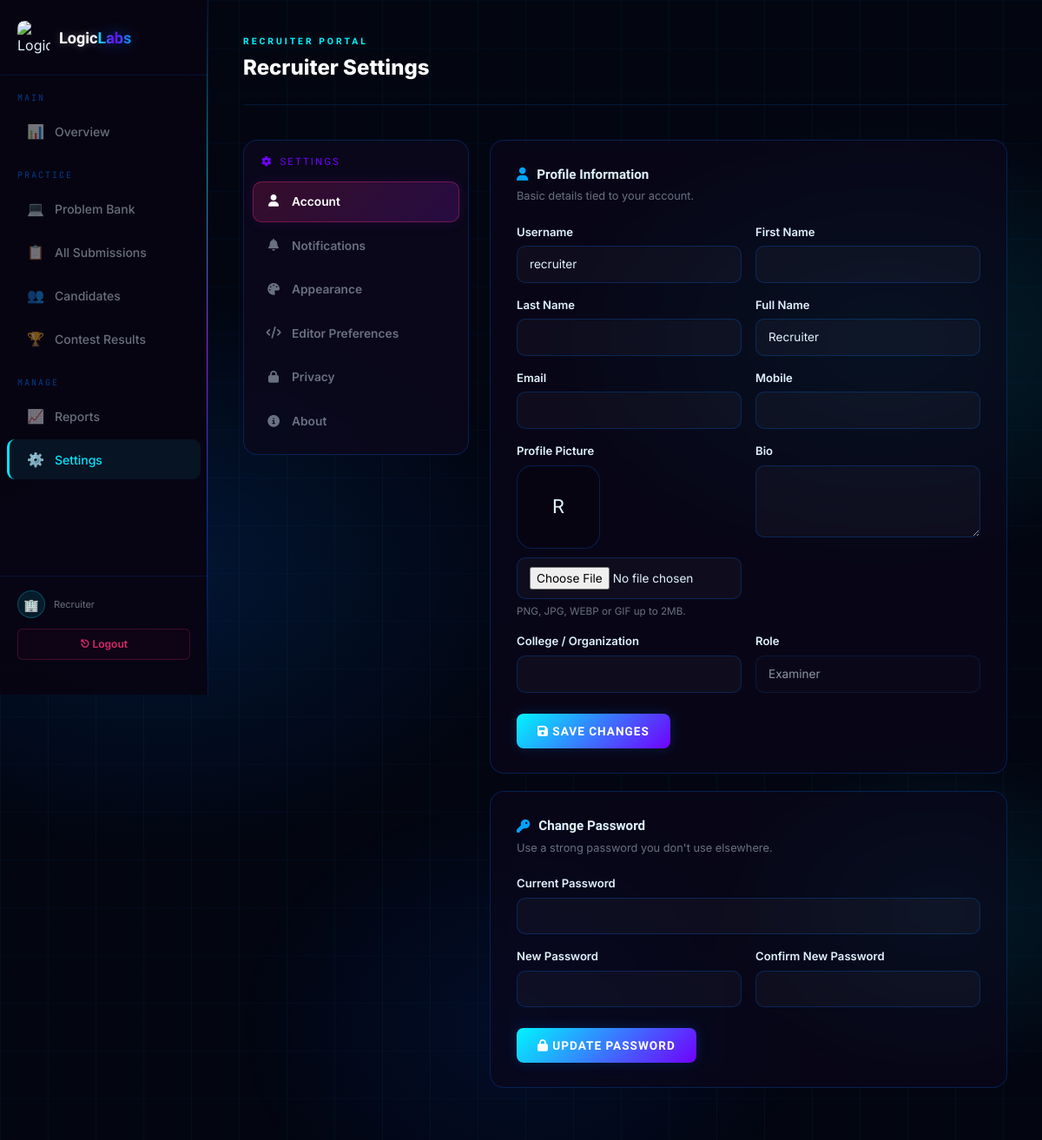
The app's page /recruiter/settings/ (signed in) with its own data.
### accounts/models.py (models this page shows, shortened)
class User(AbstractUser):
    ROLE_CHOICES = (
        ('candidate', 'Candidate'),
        ('examiner', 'Examiner'),
        ('admin', 'Admin'),
    )
    full_name = models.CharField(max_length=150, blank=True)
    role = models.CharField(max_length=20, choices=ROLE_CHOICES, default='candidate')
    mobile = models.CharField(max_length=15, blank=True, null=True)
    profile_picture = models.ImageField(upload_to='profiles/', blank=True, null=True)
    bio = models.TextField(blank=True)
    organization = models.CharField(max_length=200, blank=True)
    created_at = models.DateTimeField(auto_now_add=True)
    updated_at = models.DateTimeField(auto_now=True)

### accounts/views.py (the view, shortened to what this page needs)
# urls.py: path('settings/',                 views.settings_view, name='settings'),
@login_required(login_url='/accounts/login/')
def settings_view(request):
    user = request.user
    user_settings, _ = UserSettings.objects.get_or_create(user=user)
    active_tab = request.GET.get('tab', 'account')
    selected_default_language = user_settings.default_language or UserSettings._meta.get_field('default_language').get_default()
    editor_form = EditorPreferencesForm(instance=user_settings)
    notifications_form = NotificationsSettingsForm(instance=user_settings)
    appearance_form = AppearanceSettingsForm(instance=user_settings)
    privacy_form = PrivacySettingsForm(instance=user_settings)
    template_name = 'recruiter/settings.html' if request.path.startswith('/recruiter/') else 'accounts/settings.html'
    return render(request, template_name, {
        'user_settings': user_settings,
        'active_tab': active_tab,
        'password_form': SettingsPasswordChangeForm(user),
        'editor_form': editor_form,
        'notifications_form': notifications_form,
        'appearance_form': appearance_form,
        'privacy_form': privacy_form,
        'selected_default_language': selected_default_language,
    })

### accounts/forms.py (shortened to what this page needs)
class SettingsPasswordChangeForm(forms.Form):
    current_password = forms.CharField(widget=forms.PasswordInput(attrs={
        'class': 'form-control', 'placeholder': 'Enter current password'
    }))
    new_password = forms.CharField(widget=forms.PasswordInput(attrs={
        'class': 'form-control', 'placeholder': 'Enter new password'
    }))
    confirm_password = forms.CharField(widget=forms.PasswordInput(attrs={
        'class': 'form-control', 'placeholder': 'Confirm new password'
    }))
    def __init__(self, user, *args, **kwargs):
        self.user = user
        super().__init__(*args, **kwargs)

class EditorPreferencesForm(forms.ModelForm):
    class Meta:
        model = UserSettings
        fields = [
            'default_language', 'font_size', 'show_line_numbers',
            'word_wrap', 'auto_complete', 'auto_save',
        ]
        widgets = {
            'default_language': forms.Select(attrs={'class': 'settings-form-control'}),
            'font_size': forms.NumberInput(attrs={'class': 'settings-form-control'}),
            'show_line_numbers': forms.CheckboxInput(),
            'word_wrap': forms.CheckboxInput(),
            'auto_complete': forms.CheckboxInput(),
            'auto_save': forms.CheckboxInput(),
        }

### accounts/context_processors.py (called while the page is built)
def theme(request):
    active_theme = 'dark'
    user = getattr(request, 'user', None)
    if user is not None and user.is_authenticated:
        settings_obj = getattr(user, 'settings', None)
        if settings_obj is not None:
            active_theme = settings_obj.theme
    return {'active_theme': active_theme}

### templates/recruiter/settings.html (shortened to what this page needs)
<!DOCTYPE html>
<html lang="en">
<head>
    <link href="https://cdn.jsdelivr.net/npm/bootstrap@5.3.0/dist/css/bootstrap.min.css" rel="stylesheet">
    <link href="https://cdnjs.cloudflare.com/ajax/libs/font-awesome/6.4.0/css/all.min.css" rel="stylesheet">
</head>
<body>
<div class="bg-layer"></div>
{% include 'recruiter/sidebar.html' with active_page='settings' %}
<div class="main">
    <div class="topbar d-flex flex-wrap justify-content-between align-items-center gap-3">
        <div class="d-flex align-items-center">
            <div>
                <div class="page-title">RECRUITER PORTAL</div>
                <div class="page-heading">Recruiter Settings</div>
            </div>
        </div>
    </div>
    {% include 'accounts/settings_panels.html' %}
</div>
</body>
</html>

### templates/accounts/settings_panels.html (shortened to what this page needs)
<div class="settings-wrap">
  <div class="card-glass settings-menu anim-in">
    <div class="settings-menu-title"><i class="fas fa-gear"></i> SETTINGS</div>
    <a class="settings-tab {% if active_tab == 'account' %}active{% endif %}" data-tab="account">
      <i class="fas fa-user"></i> Account
    </a>
    <a class="settings-tab {% if active_tab == 'notifications' %}active{% endif %}" data-tab="notifications">
      <i class="fas fa-bell"></i> Notifications
    </a>
    <a class="settings-tab {% if active_tab == 'appearance' %}active{% endif %}" data-tab="appearance">
      <i class="fas fa-palette"></i> Appearance
    </a>
    <a class="settings-tab {% if active_tab == 'editor' %}active{% endif %}" data-tab="editor">
      <i class="fas fa-code"></i> Editor Preferences
    </a>
    <a class="settings-tab {% if active_tab == 'privacy' %}active{% endif %}" data-tab="privacy">
      <i class="fas fa-lock"></i> Privacy
    </a>
    <a class="settings-tab {% if active_tab == 'about' %}active{% endif %}" data-tab="about">
      <i class="fas fa-circle-info"></i> About
    </a>
  </div>
  <div>
    <div class="settings-panel {% if active_tab == 'account' %}active{% endif %}" id="panel-account">
      <div class="card-glass settings-card anim-in">
        <div class="settings-card-title"><i class="fas fa-user"></i> Profile Information</div>
        <div class="settings-card-sub">Basic details tied to your account.</div>
        <form method="post" enctype="multipart/form-data" id="profileForm">
          <div class="row g-3">
            <div class="col-md-6">
              <label class="settings-field-label">Username</label>
              <input class="settings-form-control" name="username" value="{{ user.username }}" required>
            </div>
            <div class="col-md-6">
              <label class="settings-field-label">First Name</label>
              <input class="settings-form-control" name="first_name" value="{{ user.first_name }}">
            </div>
            <div class="col-md-6">
              <label class="settings-field-label">Last Name</label>
              <input class="settings-form-control" name="last_name" value="{{ user.last_name }}">
            </div>
            <div class="col-md-6">
              <label class="settings-field-label">Full Name</label>
              <input class="settings-form-control" name="full_name" value="{{ user.full_name }}">
            </div>
            <div class="col-md-6">
              <label class="settings-field-label">Email</label>
              <input class="settings-form-control" type="email" name="email" value="{{ user.email }}">
            </div>
            <div class="col-md-6">
              <label class="settings-field-label">Mobile</label>
              <input class="settings-form-control" name="mobile" value="{{ user.mobile|default:'' }}">
            </div>
            <div class="col-md-6">
              <label class="settings-field-label">Profile Picture</label>
              <div class="settings-preview" id="profilePreview">
                {% if user.profile_picture %}
                <img src="{{ user.profile_picture.url }}" alt="Current profile picture">
                {% else %}
                {{ user.username|slice:":1"|upper }}
                {% endif %}
              </div>
              <input class="settings-form-control" type="file" name="profile_picture" id="profilePictureInput" accept="image/*">
              <div class="settings-inline-note">PNG, JPG, WEBP or GIF up to 2MB.</div>
            </div>
            <div class="col-md-6">
              <label class="settings-field-label">Bio</label>
              <textarea class="settings-form-control" name="bio" rows="3">{{ user.bio }}</textarea>
            </div>
            <div class="col-md-6">
              <label class="settings-field-label">College / Organization</label>
              <input class="settings-form-control" name="organization" value="{{ user.organization }}">
            </div>
            <div class="col-md-6">
              <label class="settings-field-label">Role</label>
              <input class="settings-form-control" value="{{ user.get_role_display }}" disabled>
            </div>
          </div>
          <button class="btn-gradient settings-save-btn mt-4" type="submit" id="profileSaveBtn">
            <i class="fas fa-floppy-disk"></i> <span class="btn-label">Save Changes</span>
          </button>
        </form>
      </div>
      <div class="card-glass settings-card anim-in">
        <div class="settings-card-title"><i class="fas fa-key"></i> Change Password</div>
        <div class="settings-card-sub">Use a strong password you don't use elsewhere.</div>
        <form method="post" id="passwordForm">
          <div class="row g-3">
            <div class="col-md-12">
              <label class="settings-field-label">Current Password</label>
              <input class="settings-form-control" type="password" name="current_password" required>
            </div>
            <div class="col-md-6">
              <label class="settings-field-label">New Password</label>
              <input class="settings-form-control" type="password" name="new_password" required>
            </div>
            <div class="col-md-6">
              <label class="settings-field-label">Confirm New Password</label>
              <input class="settings-form-control" type="password" name="confirm_password" required>
            </div>
          </div>
          <button class="btn-gradient settings-save-btn mt-4" type="submit" id="passwordSaveBtn">
            <i class="fas fa-lock"></i> <span class="btn-label">Update Password</span>
          </button>
        </form>
      </div>
    </div>
  </div>
</div>

### templates/recruiter/settings.html (style rules this page uses)
:root { --bg-void: #030611; --neon-blue: #00e5ff; --neon-purple: #7000ff; --neon-indigo: #0052ff; --neon-cyan: #00f5ff; --neon-pink: #00a2ff; --neon-magenta: #7000ff; --text-primary: #e0f2fe; --text-dim: rgba(224, 242, 254, 0.45); --sidebar-w: 240px; --font-display: 'Orbitron', sans-serif; --font-body: 'Inter', sans-serif; --font-code: 'JetBrains Mono', monospace; --surface-1: rgba(8, 5, 18, 0.92); --surface-1-soft: rgba(8, 5, 18, 0.8); --surface-card: rgba(12, 8, 28, 0.75); --surface-border: rgba(0, 114, 255, 0.25); --neon-cyan: #00f5ff; }
*, *::before, *::after { margin: 0; padding: 0; box-sizing: border-box; }
body { background: var(--bg-void); color: var(--text-primary); font-family: var(--font-body); display: flex; min-height: 100vh; overflow-x: hidden; position: relative; }
.bg-layer { position: fixed; inset: 0; z-index: 0; pointer-events: none; background: radial-gradient(ellipse 700px 500px at 15% 50%, rgba(0, 114, 255, 0.15) 0%, transparent 65%), radial-gradient(ellipse 600px 400px at 85% 30%, rgba(0, 240, 255, 0.12) 0%, transparent 65%), radial-gradient(ellipse 500px 400px at 50% 90%, rgba(0, 82, 255, 0.10) 0%, transparent 65%), radial-gradient(ellipse 400px 300px at 90% 80%, rgba(0, 229, 255, 0.10) 0%, transparent 65%); }
.bg-layer::before { content: ''; position: absolute; inset: 0; background-image: linear-gradient(rgba(0, 114, 255, 0.04) 1px, transparent 1px), linear-gradient(90deg, rgba(0, 240, 255, 0.04) 1px, transparent 1px); background-size: 55px 55px; }
.main { margin-left: var(--sidebar-w); width: calc(100% - var(--sidebar-w)); min-height: 100vh; padding: 40px; position: relative; z-index: 1; }
.topbar { margin-bottom: 40px; border-bottom: 1px solid rgba(0,114,255,0.15); padding-bottom: 24px; }
.page-title { font-family: var(--font-display); font-size: 0.65rem; letter-spacing: 3px; color: var(--neon-cyan); font-weight: 900; margin-bottom: 4px; text-shadow: 0 0 10px rgba(0, 245, 255, 0.2); }
.page-heading { font-size: 1.5rem; font-weight: 800; color: #fff; }
.card-glass { background: rgba(12, 8, 28, 0.6); border: 1px solid rgba(0, 114, 255, 0.25); border-radius: 16px; backdrop-filter: blur(12px); -webkit-backdrop-filter: blur(12px); }
.btn-gradient { background: linear-gradient(135deg, var(--neon-cyan), var(--neon-purple)); border: none; color: #fff; padding: 10px 24px; font-size: 0.85rem; font-weight: 700; border-radius: 8px; transition: all 0.3s ease; box-shadow: 0 0 15px rgba(0, 114, 255, 0.2); font-family: var(--font-display); letter-spacing: 1px; text-transform: uppercase; }
.anim-in { opacity: 0; transform: translateY(12px); animation: fadeInUp 0.4s ease forwards; }

### records on screen
User: username "recruiter", full_name "Recruiter", username "R", role "Examiner"
